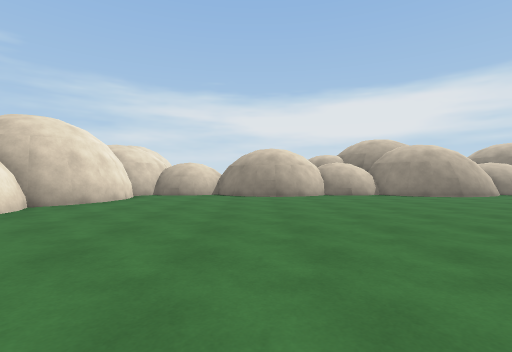
View 1 (above)

21 first-person views from a walk through a Unity game level. The camera is 1.2 m above the floor, looks level and sees 85° across. The floor is counted in squares, 2 m on a side. Each view is taken from the middle of a square. On the plan, view 1 faces up. The plan holds only what a view shows up to about 9 squares ahead; the rest is blank. The place goes on beyond the plan. The player character is not drawn.

View 2
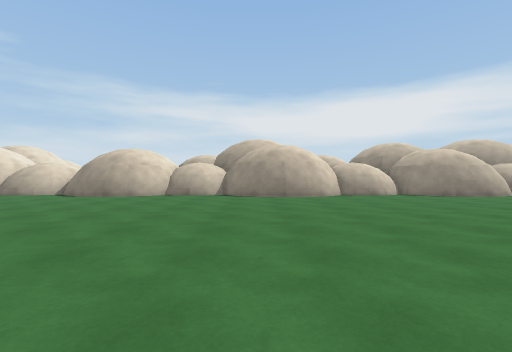

View 3
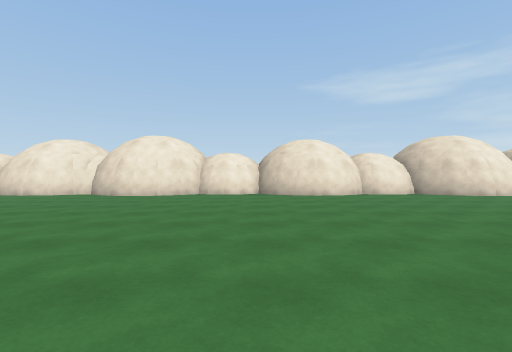

View 4
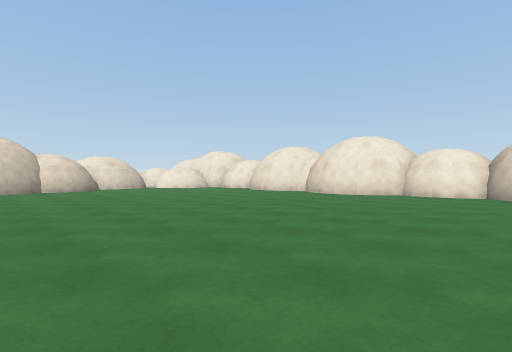

View 5
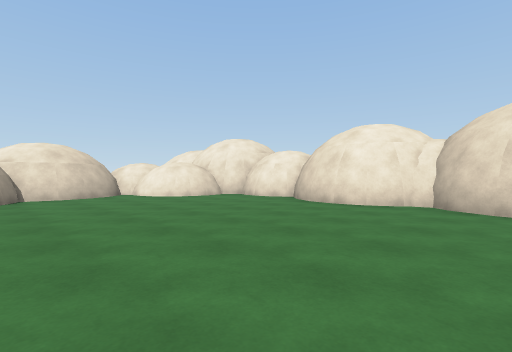

View 6
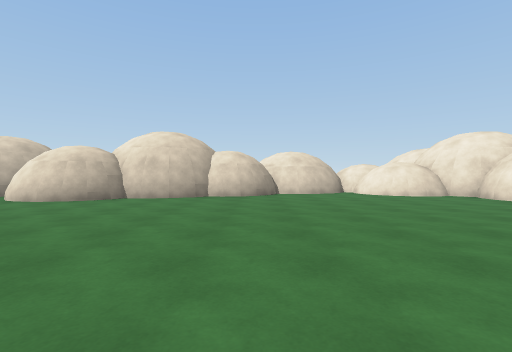

View 7
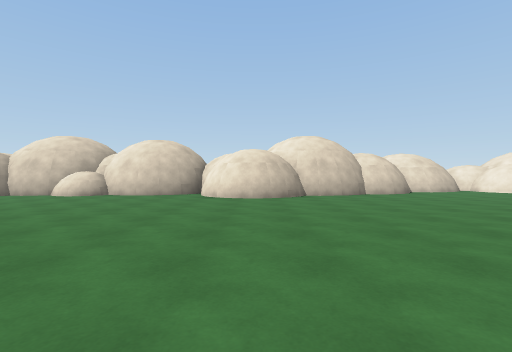

View 8
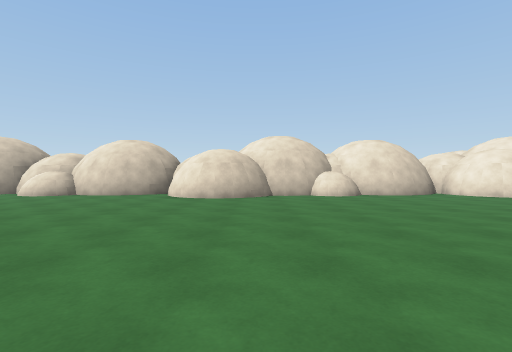

View 9
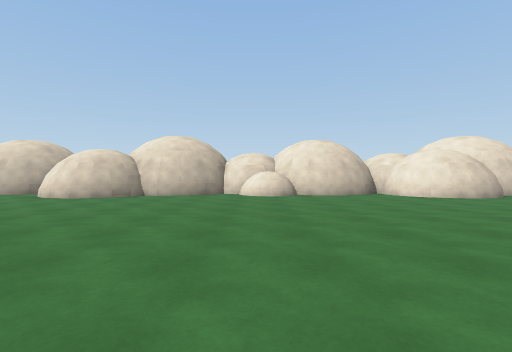

View 10
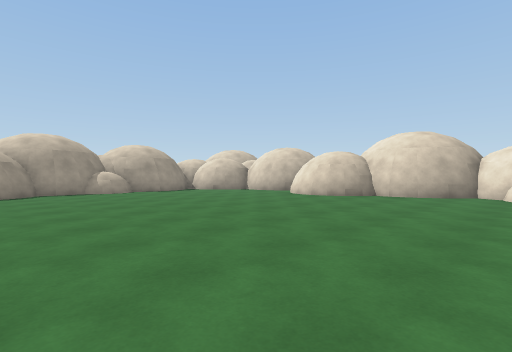

View 11
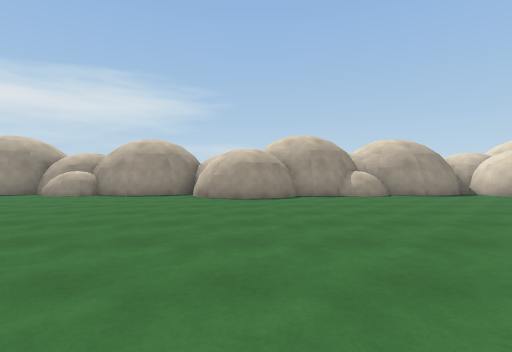

View 12
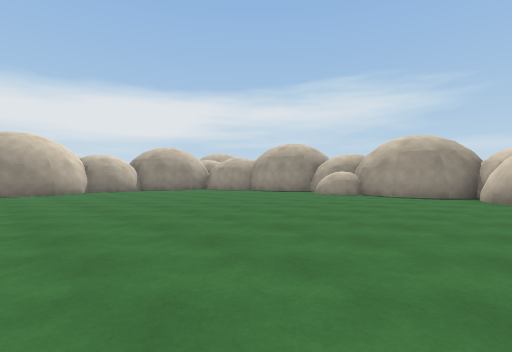

View 13
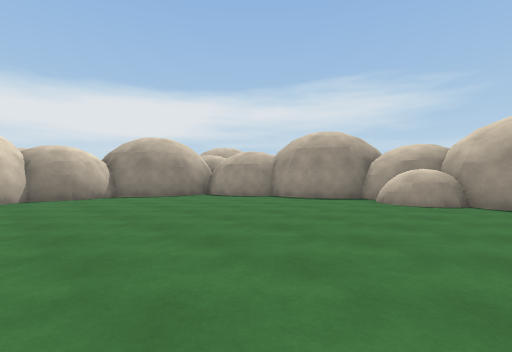

View 14
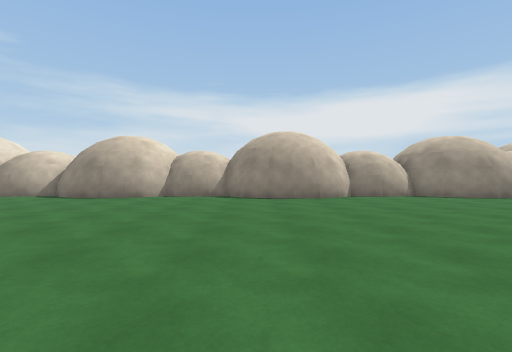

View 15
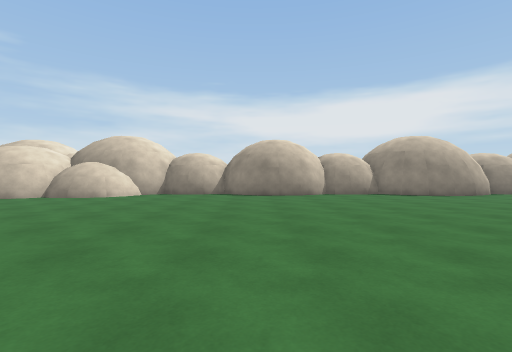

View 16
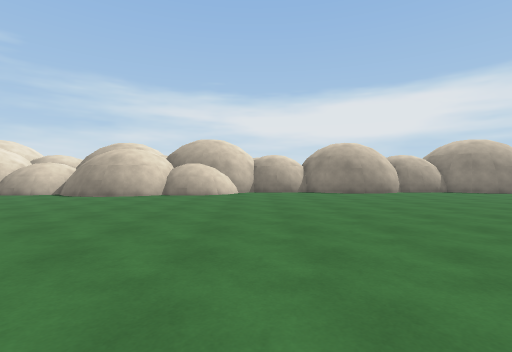

View 17
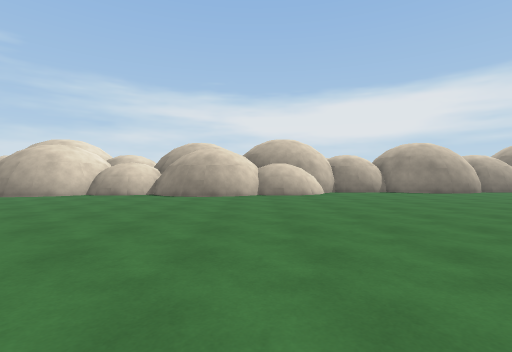

View 18
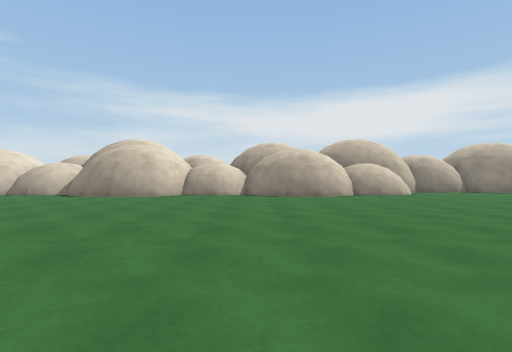

View 19
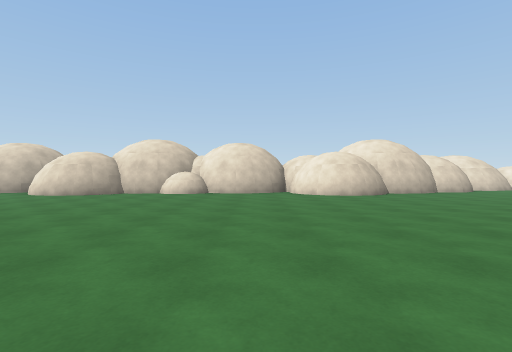

View 20
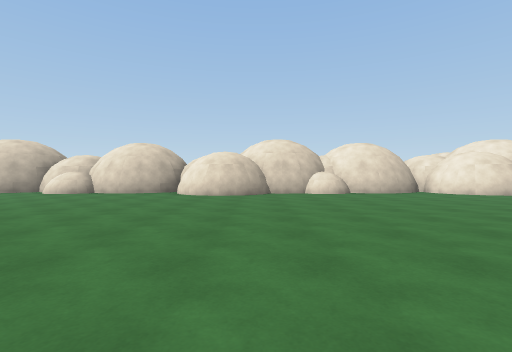

View 21
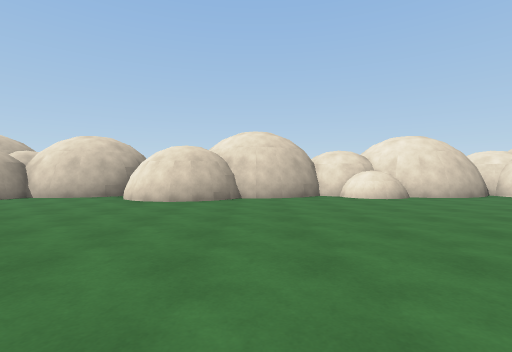

### Floor plan
Key: @ floor where view 1 was taken; # wall or solid block; . floor; ^ raised ledge.
Columns run from 5 left of view 1 to 34 right of it. Each row starts with its distance up from view 1.
 11                     ##### #### #####
 10                   ###...####.###...###
  9  ####################................#
  8  #........##.........................##
  7  #....................................#
  6 ##....................................##
  5 #......................................#
  4 ##....................................^#
  3  #......................... ..........##
  2  #........................   .........#
  1 ##..........  ......... .    .........#
  0 #....@.....    .  .  .       .........##
 -1 #..........    .    .        ........##
 -2 #.......... . ...  ...     ..........#
 -3 ##.....................   ...........##
 -4  #...................... .............#
 -5 ##....................................#
 -6 ##....................................#
 -7  #....................................#
 -8 ##....................................#
 -9 #.....................................#
-10 #..........###......###........###...##
-11 #........#####.########.###^.#####.###
-12 ####...###            ### ####   ###
-13    #####

Where each view was taken, in squares from view 1:
view 1: 0 up, 0 right, facing up
view 2: 0 up, 5 right, facing up
view 3: 0 up, 5 right, facing left
view 4: 1 up, 5 right, facing down-left
view 5: 4 down, 2 right, facing down-left
view 6: 3 down, 2 right, facing down
view 7: 2 down, 7 right, facing down
view 8: 2 down, 15 right, facing down
view 9: 2 down, 22 right, facing down
view 10: 2 down, 22 right, facing down-right
view 11: 2 down, 24 right, facing right
view 12: 1 down, 24 right, facing up-right
view 13: 2 up, 26 right, facing up-right
view 14: 2 up, 24 right, facing up
view 15: 1 up, 19 right, facing up
view 16: 0 up, 16 right, facing up
view 17: 0 up, 13 right, facing up
view 18: 0 up, 10 right, facing up
view 19: 1 down, 10 right, facing down
view 20: 1 down, 15 right, facing down
view 21: 3 down, 25 right, facing down
